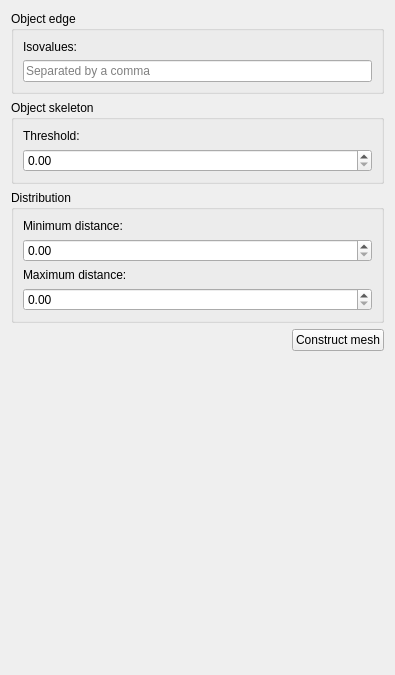
<?xml version="1.0" encoding="UTF-8"?>
<ui version="4.0">
 <class>PageConstructMesh</class>
 <widget class="QWidget" name="PageConstructMesh">
  <property name="geometry">
   <rect>
    <x>0</x>
    <y>0</y>
    <width>395</width>
    <height>675</height>
   </rect>
  </property>
  <property name="windowTitle">
   <string>Form</string>
  </property>
  <layout class="QVBoxLayout" name="verticalLayout_4">
   <item>
    <widget class="QGroupBox" name="groupBox">
     <property name="title">
      <string>Object edge</string>
     </property>
     <layout class="QVBoxLayout" name="verticalLayout">
      <item>
       <widget class="QLabel" name="label">
        <property name="text">
         <string>Isovalues:</string>
        </property>
       </widget>
      </item>
      <item>
       <widget class="QLineEdit" name="construction_isovalues">
        <property name="placeholderText">
         <string>Separated by a comma</string>
        </property>
       </widget>
      </item>
     </layout>
    </widget>
   </item>
   <item>
    <widget class="QGroupBox" name="groupBox_2">
     <property name="title">
      <string>Object skeleton</string>
     </property>
     <layout class="QVBoxLayout" name="verticalLayout_2">
      <item>
       <widget class="QLabel" name="label_2">
        <property name="text">
         <string>Threshold:</string>
        </property>
       </widget>
      </item>
      <item>
       <widget class="QDoubleSpinBox" name="construction_threshold_isovalues"/>
      </item>
     </layout>
    </widget>
   </item>
   <item>
    <widget class="QGroupBox" name="groupBox_3">
     <property name="title">
      <string>Distribution</string>
     </property>
     <layout class="QVBoxLayout" name="verticalLayout_3">
      <item>
       <widget class="QLabel" name="label_3">
        <property name="text">
         <string>Minimum distance:</string>
        </property>
       </widget>
      </item>
      <item>
       <widget class="QDoubleSpinBox" name="construction_minimum_distance"/>
      </item>
      <item>
       <widget class="QLabel" name="label_4">
        <property name="text">
         <string>Maximum distance:</string>
        </property>
       </widget>
      </item>
      <item>
       <widget class="QDoubleSpinBox" name="construction_maximum_distance"/>
      </item>
     </layout>
    </widget>
   </item>
   <item>
    <layout class="QHBoxLayout" name="horizontalLayout">
     <item>
      <spacer name="horizontalSpacer">
       <property name="orientation">
        <enum>Qt::Horizontal</enum>
       </property>
       <property name="sizeHint" stdset="0">
        <size>
         <width>40</width>
         <height>20</height>
        </size>
       </property>
      </spacer>
     </item>
     <item>
      <widget class="QPushButton" name="pushButton">
       <property name="text">
        <string>Construct mesh</string>
       </property>
      </widget>
     </item>
    </layout>
   </item>
   <item>
    <spacer name="verticalSpacer">
     <property name="orientation">
      <enum>Qt::Vertical</enum>
     </property>
     <property name="sizeHint" stdset="0">
      <size>
       <width>20</width>
       <height>257</height>
      </size>
     </property>
    </spacer>
   </item>
  </layout>
 </widget>
 <resources/>
 <connections/>
</ui>
